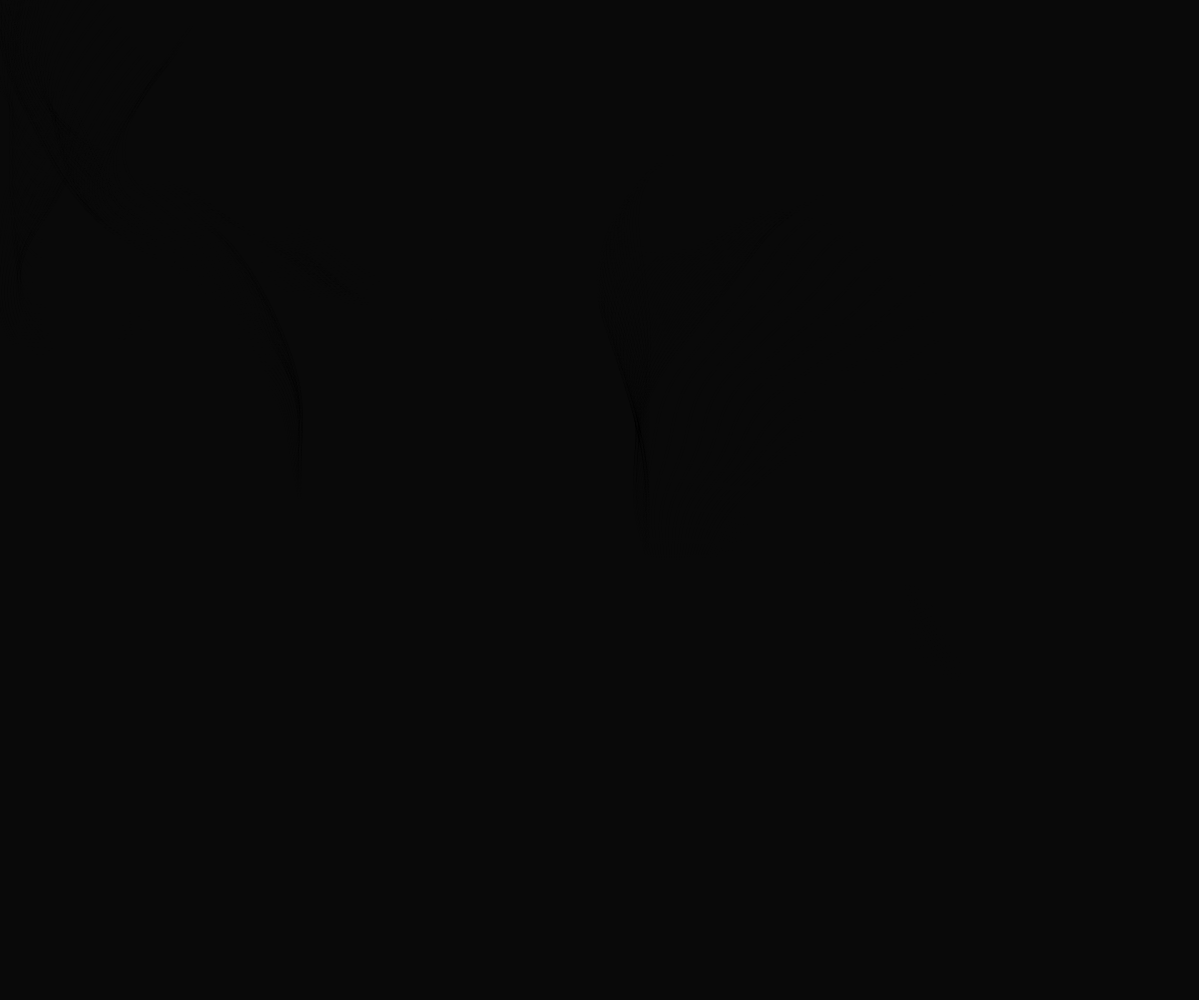
Frame 1 (no input)
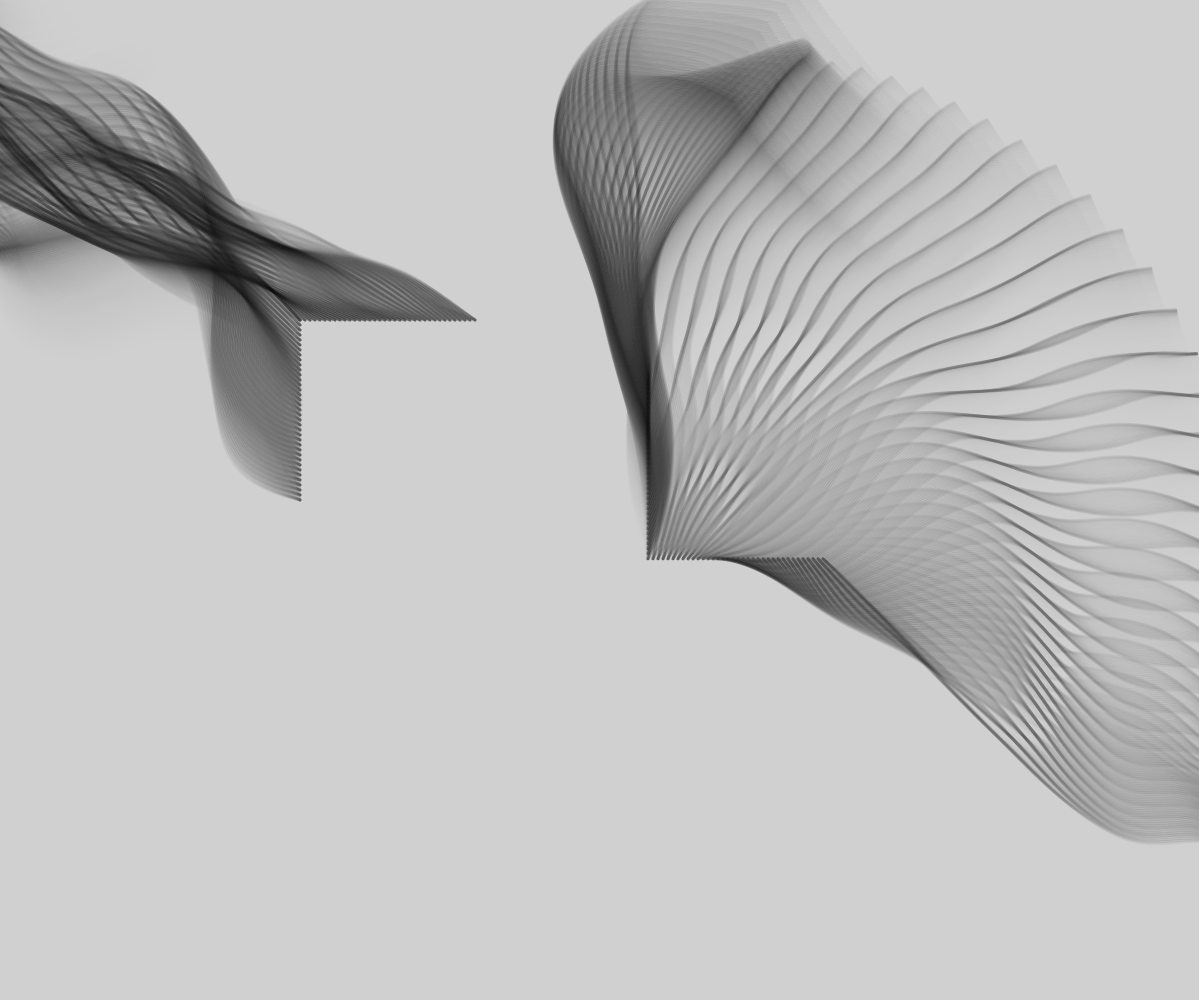
Frame 60 (no input)
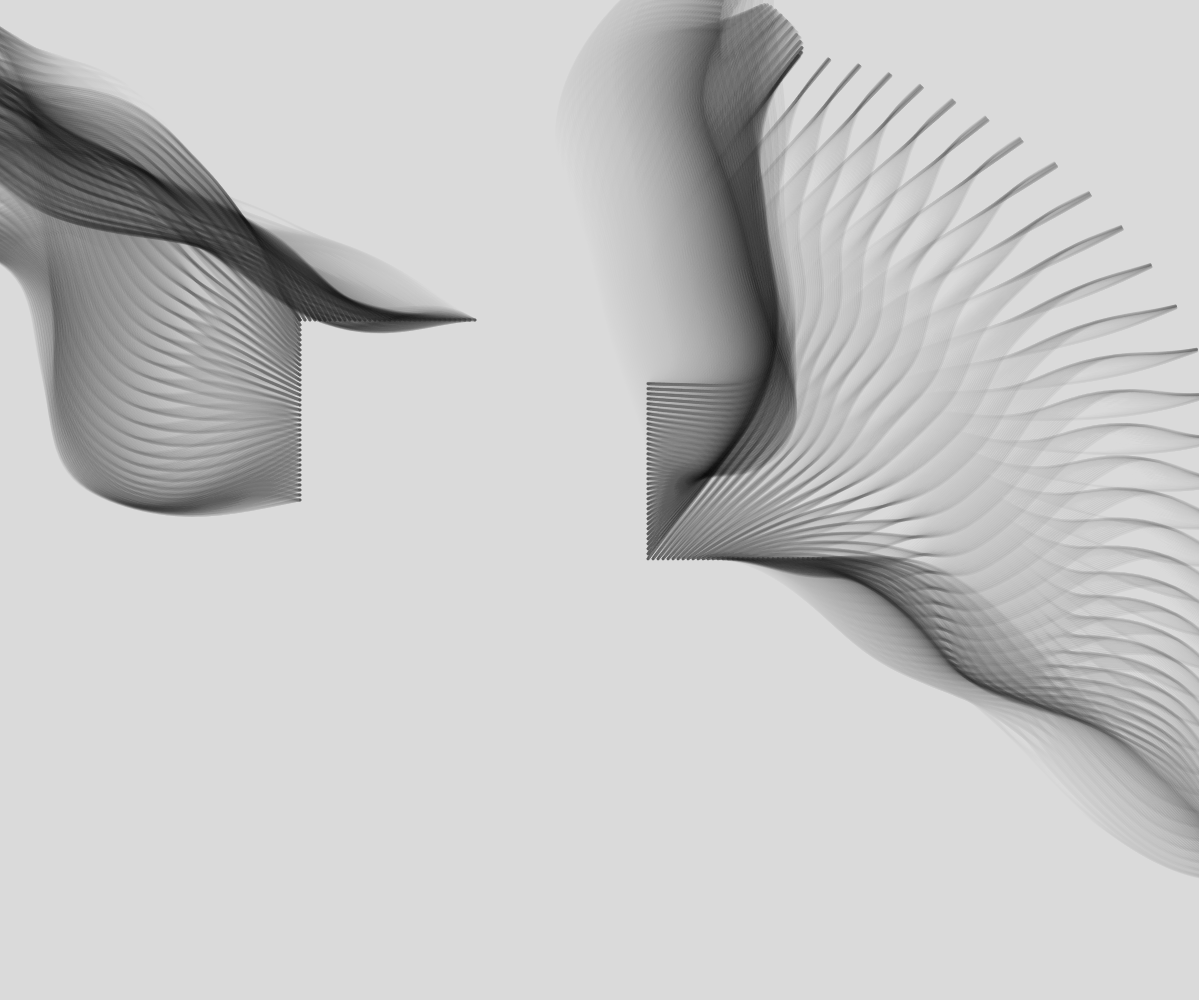
Frame 120 (the mouse pressed at the canvas centre since frame 60)

The p5.js sketch that drew these frames (run headless with seeded random() and noise() and a simulated clock; from frame 60 on, the mouse is pressed at the canvas centre):

// p5.js sketch
// ── sketch.js
let tendrils = [];
let numTendrilSegments = 35;

let spacing = 5;

let variation = 450;
let speed = 200;

let armLength = 10; // this is only the initial value, using the left and right arrows will change it

function setup() {
  canvas = createCanvas(windowWidth -1 , windowHeight);
  canvas.position(0,0);
  frameRate(60);

  //makeOTendrils(windowWidth/2, windowHeight/2, 400, 200);
  makeLTendrils();

  background(0);

  armLength = windowWidth*0.014

}

function draw() {

  background(220,10);

  redrawTendrils(tendrils);
  
  tendrilControls();
  
}

function redrawTendrils(tendrilArray) {
  for (let i=0; i<tendrilArray.length; i++) {
    tendrilArray[i].updateTendril(i);
    tendrilArray[i].drawTendril(0, 0);
  }
}

function tendrilControls() {
  // change variation based on key input
  if (keyIsDown(UP_ARROW)) {
    if (variation > 1) {
      variation -= 0.5;
    }
    console.log(variation);
  } else if (keyIsDown(DOWN_ARROW)) {
    variation += 0.5;
    console.log(variation);
  }

  // change armlegnth
  if (keyIsDown(LEFT_ARROW)) {
    if (armLength> 1) {
      armLength-= 0.2;
    }
    console.log(armLength);
  } else if (keyIsDown(RIGHT_ARROW)) {
    armLength+= 0.2;    
    console.log(armLength);
  }

  // add or remove points
  if (keyIsDown(65)) { // 65 is the keyCode for "a"

    if (useTT) {
      testTendril.addPoint();
    }

    for (let i=0; i<tendrils.length; i++) {
      tendrils[i].addPoint();
    }

  } else if (keyIsDown(83)) { // 83 is the keyCode for "s"

    if (useTT) {
      testTendril.removePoint()
    }

    for (let i=0; i<tendrils.length; i++) {
      tendrils[i].removePoint();
    }

  }
  
}


class Tendril {
  constructor(x, y, armLength, pointsArray) {
    this.origin = [x,y];
    this.length = armLength
    this.points = pointsArray;
    this.angles = [0, 0, 0];
  }

  drawTendril(strokeCol) {
    // draws the tendril

    noFill();
    stroke(strokeCol, 12);
    strokeWeight(3)
    beginShape();

    vertex(this.points[0][0], this.points[0][1]);
    curveVertex(this.points[0][0], this.points[0][1]);

    for (let i=1; i<this.points.length; i++) {
      curveVertex(this.points[i][0], this.points[i][1]);
    }

    endShape();
  }

  updateTendril() {
    // animates the tendril

    let Xpos = this.points[0][0];
    let Ypos = this.points[0][1];

    for(let i=0; i<this.points.length; i++) {

      var n = noise(Xpos/variation, Ypos/variation, (i*0.03)-(frameCount/speed));
      var mn = map(n, 0, 1, 0, 720);

      var pointPosX = this.points[i][0];
      var pointPosY = this.points[i][1];

      this.angles[i] = radians(mn);
      this.length = armLength;

      if (i+1 < this.points.length) {
        //console.log(i);
        //console.log(this.points[i+1]);
        this.points[i+1][0] = pointPosX + this.length*cos(this.angles[i]);
        this.points[i+1][1] = pointPosY + this.length*sin(this.angles[i]);
      }
      
    }
  }

  addPoint() {
    // get the indec of the last point in the array
    let index = this.points.length-1;

    //get the x and y values of the last point
    let x = this.points[index][0];
    let y = this.points[index][1];

    // add the last point to the points array
    this.points.push([x,y]);
  }

  removePoint() {
    if (this.points.length>2) {
      this.points.pop()
    }
  }


}

function spawnTendril(Xpos, Ypos, armLength, numPoints) {
  // returns a new tendril at point (Xpos, Ypos), 
  // with points armLength apart
  // and as many points as numPoints

  let pointsArray = [];
  for (let i=0; i<numPoints; i++) {
    pointsArray.push([Xpos,Ypos]);
  }

  return tendril = new Tendril(Xpos, Ypos, armLength, pointsArray);
}

function makeLTendrils() {

  let xOffset = windowWidth*0.25;
  let yOffset = windowHeight*0.32;

  let length = windowWidth*0.15;

  let gap = windowWidth*0.14;

  // left side of square
  for (let i=0; i <= length; i+=spacing) {
    tendrils.push(new spawnTendril(xOffset, yOffset+i, armLength, numTendrilSegments));
  }

  // top side of square
  for (let i=0; i<length; i+=spacing) {
    tendrils.push(new spawnTendril(xOffset+i, yOffset,armLength, numTendrilSegments));
  }

  // right side of squareleft
  for (let i=spacing; i <= length; i+=spacing) {
    tendrils.push(new spawnTendril(xOffset+ length + gap, yOffset+i+gap*.35,armLength, numTendrilSegments));
  }

  // bottom side of square
  for (let i=spacing; i<length; i+=spacing) {
    tendrils.push(new spawnTendril(xOffset+length + i + gap, yOffset+length +gap*.35,armLength, numTendrilSegments));
  }
}

function makeOTendrils(Xpos, Ypos, numTenticles, radius) {
  // creat a ring of tentacles around coordinate (Xpos, Ypos)

  for (let i = 0; i < numTenticles; i++) {
		let theta = map(i, 0, numTenticles, -PI, PI);
    let x_ = Xpos + radius*cos(theta);
    let y_ = Ypos + radius*sin(theta);

    tendrils.push(new spawnTendril(x_, y_, armLength, 25));
  }
}
// ── Silks.html
<!DOCTYPE html>
<html lang="en">

<head>
    <meta charset="UTF-8" />
    <meta name="viewport" content="width=device-width, initial-scale=1.0" />
    <title> KN - Silks </title>
    <link rel="icon" href="../../assets/Favicon.png">
    <link rel="stylesheet" href="../../styles.css">

    <script src="../../scripts.js"></script>
    <script src="../../assets/p5.min.js"></script>
    <script src="sketch.js"></script>

</head>

<body>

    <div class="outerMargin">
        <div class="grid">

            <!-- <div style="grid-area: 1/1 / 2/4; position: fixed;">
                <h2> Transmission </h2>
            </div> -->
            
        </div>
    </div>
    
    <div id="sideBar" onclick="toggleSidebar('sideBar', 'menuColumn', 'menuOptions')">
        <div class="menu">

            <div id="menuColumn">
                <div class="mock_h3">M</div>
                <div class="mock_h3">E</div>
                <div class="mock_h3">N</div>
                <div class="mock_h3">U</div>
            </div>

            <div id="menuOptions">
                <a href="../../index.html"> <p> <u> Home </p> </u> </a>
                <a href="../../projects.html"> <p> <u> Graphic Design </u> </p> </a>
                <a href="../../Code_Work.html"> <p> <u> Creative Coding </u> </p> </a>
                <a href="../../Artworks.html"> <p> <u> Other Stuff </u></p></a>
                <a href="../../about.html"> <p> <u> About </u> </p> </a>
            </div>
        </div>
    </div>
</body>

</html>
